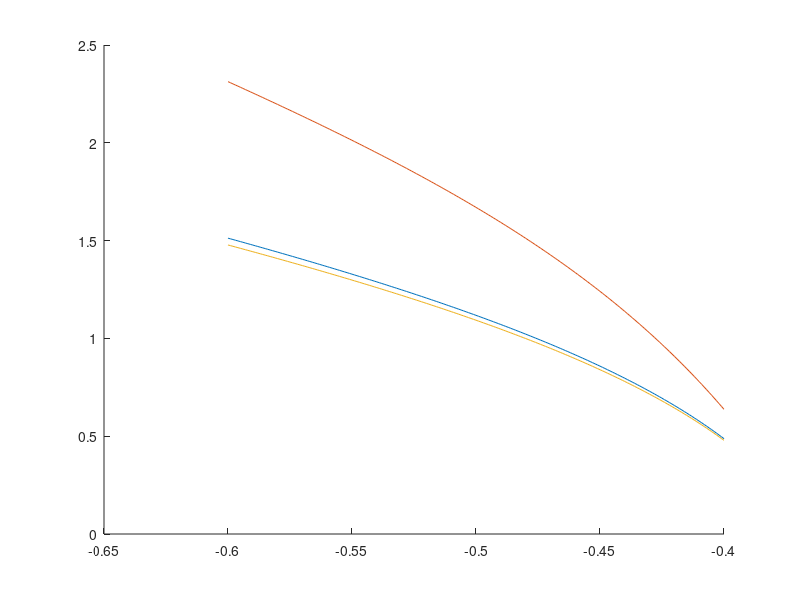

Write the MATLAB code that produced this figure. (Note: this script raises an error after producing the figure.)

clear all
clc
l=0.3302;
const=[-12.5810995587748;-33.0170773577599;4.33920832891501;20.3041178298046;0.156420898500981;4.20678380627274;10.2828808092518;-0.610920415224012];
%const=[-25.1220434879362;-81.7158714056317;2.08170809764619;21.1235710569551;0.237666708745836;-31.5571659476673;12.6153618800570;-0.610920415224012]
%const=[ -2.45016608416963; 3.27793345308585; -3.25849624111027; -10.4089771121760; -0.801029663670134; 28.8049924127278; -10.0302704026886;-0.567741817043089];
cmd=-0.4:-0.001:-0.6;
cmd_u1=[2,0,-2];
ss=zeros(size(cmd));
figure
hold on
for u1=cmd_u1
    delta=0.224314009055080*u1-0.008867066788855;
for i=1:length(cmd)
    
    u0=cmd(i);
    a0=const(1)+const(2)*u0+const(6)*u0^2;
    a1=const(3)+const(4)*u0+const(7)*u0^2;
    a2=const(5)+const(8)/l^2*tan(delta)^2;
    rt=roots([a2,a1,a0]);
    idx=find((rt<3) & (rt>0),1);
    ss(i)=rt(idx);
end
    plot(cmd,ss)
end
ss_est=[-10.445339156721717,-3.584452482313747];


hold on
%plot(cmd,polyval(ss_est,cmd))

load('steady_state_speeds.mat')
plot(throttle_in,v_mocap,'b*')
load('steady_circle.mat')
plot(throttle([3,5:end]),vx([3,5:end]),'r*')